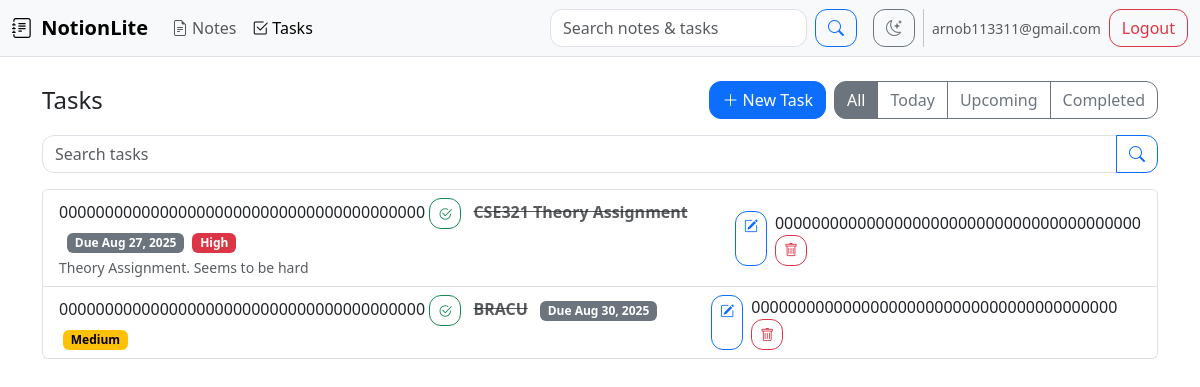
/tasks (signed in), run on an earlier commit of the app's database.
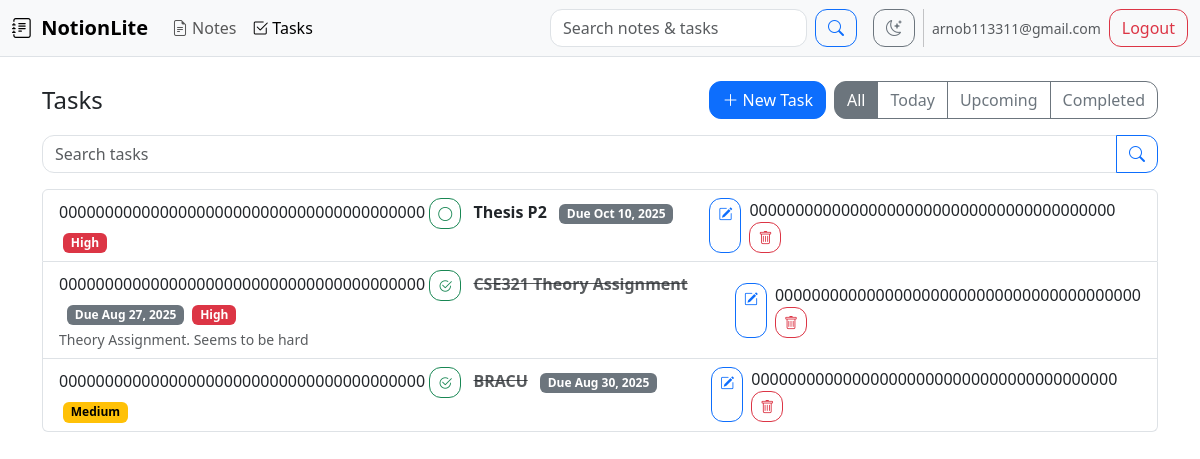
And on a later commit of the database.
### app/models.py (models this page shows, shortened)
class User(UserMixin, db.Model):
    id = db.Column(db.Integer, primary_key=True)
    email = db.Column(db.String(120), unique=True, nullable=False)
    password_hash = db.Column(db.String(256), nullable=False)
    created_at = db.Column(db.DateTime, default=datetime.utcnow)
    notes = db.relationship("Note", backref="user", lazy=True, cascade="all, delete-orphan")
    tasks = db.relationship("Task", backref="user", lazy=True, cascade="all, delete-orphan")

class Task(db.Model):
    id = db.Column(db.Integer, primary_key=True)
    title = db.Column(db.String(2000), nullable=False)
    description = db.Column(db.Text, default="")
    due_date = db.Column(db.Date, nullable=True)
    priority = db.Column(db.String(10), default="medium")  # low | medium | high
    done = db.Column(db.Boolean, default=False)
    created_at = db.Column(db.DateTime, default=datetime.utcnow)
    updated_at = db.Column(db.DateTime, default=datetime.utcnow, onupdate=datetime.utcnow)
    user_id = db.Column(db.Integer, db.ForeignKey("user.id"), nullable=False)

### app/routes.py (the view)
@main_bp.route("/tasks")
@login_required
def tasks():
    q = request.args.get("q","").strip()
    filter_tab = request.args.get("filter","all")
    query = Task.query.filter_by(user_id=current_user.id)
    if q:
        like = f"%{q}%"
        query = query.filter(or_(Task.title.ilike(like), Task.description.ilike(like)))
    if filter_tab == "today":
        query = query.filter(Task.due_date == date.today())
    elif filter_tab == "upcoming":
        query = query.filter(Task.due_date > date.today(), Task.done == False)
    elif filter_tab == "completed":
        query = query.filter(Task.done == True)
    tasks = query.order_by(Task.done.asc(), Task.due_date.asc().nulls_last()).all()
    return render_template("tasks.html", tasks=tasks, q=q, filter_tab=filter_tab)

### app/models.py (called while the page is built)
@login_manager.user_loader
def load_user(user_id):
    return User.query.get(int(user_id))

### app/templates/tasks.html
{% extends "base.html" %}
{% block content %}
<div class="d-flex flex-wrap justify-content-between align-items-center mb-3 gap-2">
  <h4 class="mb-0">Tasks</h4>
  <div class="d-flex gap-2">
    <a class="btn btn-primary" href="{{ url_for('main.task_new') }}"><i class="bi bi-plus-lg"></i> New Task</a>
    <div class="btn-group">
      <a class="btn btn-outline-secondary {% if filter_tab=='all' %}active{% endif %}" href="{{ url_for('main.tasks', filter='all') }}">All</a>
      <a class="btn btn-outline-secondary {% if filter_tab=='today' %}active{% endif %}" href="{{ url_for('main.tasks', filter='today') }}">Today</a>
      <a class="btn btn-outline-secondary {% if filter_tab=='upcoming' %}active{% endif %}" href="{{ url_for('main.tasks', filter='upcoming') }}">Upcoming</a>
      <a class="btn btn-outline-secondary {% if filter_tab=='completed' %}active{% endif %}" href="{{ url_for('main.tasks', filter='completed') }}">Completed</a>
    </div>
  </div>
</div>
<form class="mb-3" method="get">
  <div class="input-group">
    <input type="text" name="q" class="form-control" placeholder="Search tasks" value="{{ q or '' }}">
    <button class="btn btn-outline-primary"><i class="bi bi-search"></i></button>
  </div>
</form>
{% if create or edit %}
  <div class="card shadow-sm">
    <div class="card-body">
      <form method="post">
        {{ form.hidden_tag() }}
        <div class="mb-3">
          {{ form.title.label(class_="form-label") }}
          {{ form.title(class_="form-control", placeholder="Task title") }}
        </div>
        <div class="mb-3">
          {{ form.description.label(class_="form-label") }}
          {{ form.description(class_="form-control", rows=4, placeholder="Description (optional)") }}
        </div>
        <div class="row g-3 mb-3">
          <div class="col-md-4">
            {{ form.due_date.label(class_="form-label") }}
            {{ form.due_date(class_="form-control") }}
          </div>
          <div class="col-md-4">
            {{ form.priority.label(class_="form-label") }}
            {{ form.priority(class_="form-select") }}
          </div>
          <div class="col-md-4 d-flex align-items-end">
            <div class="form-check">
              {{ form.done(class_="form-check-input", id="doneCheck") }}
              <label class="form-check-label" for="doneCheck">Completed</label>
            </div>
          </div>
        </div>
        {{ form.submit(class_="btn btn-primary") }}
        <a href="{{ url_for('main.tasks') }}" class="btn btn-secondary">Cancel</a>
        {% if edit and task %}
        <form class="d-inline float-end" method="post" action="{{ url_for('main.task_delete', task_id=task.id) }}">
          {{ csrf_token() }}
          <button class="btn btn-outline-danger"><i class="bi bi-trash"></i> Delete</button>
        </form>
        {% endif %}
      </form>
    </div>
  </div>
{% else %}
  {% if tasks %}
    <ul class="list-group">
      {% for t in tasks %}
      <li class="list-group-item d-flex align-items-center justify-content-between">
        <div>
          <form class="d-inline" method="post" action="{{ url_for('main.task_toggle', task_id=t.id) }}">
            {{ csrf_token() }}
            <button class="btn btn-sm btn-outline-success me-2" title="Toggle complete">
              {% if t.done %}<i class="bi bi-check2-circle"></i>{% else %}<i class="bi bi-circle"></i>{% endif %}
            </button>
          </form>
          <strong class="{% if t.done %}text-decoration-line-through text-muted{% endif %}">{{ t.title }}</strong>
          {% if t.due_date %}<span class="badge text-bg-secondary ms-2">Due {{ t.due_date.strftime('%b %d, %Y') }}</span>{% endif %}
          <span class="badge text-bg-{{ 'danger' if t.priority=='high' else 'warning' if t.priority=='medium' else 'secondary' }} ms-1">{{ t.priority|capitalize }}</span>
          {% if t.description %}
            <div class="small text-muted mt-1">{{ t.description }}</div>
          {% endif %}
        </div>
        <div class="d-flex gap-2">
          <a class="btn btn-sm btn-outline-primary" href="{{ url_for('main.task_edit', task_id=t.id) }}"><i class="bi bi-pencil-square"></i></a>
          <form method="post" action="{{ url_for('main.task_delete', task_id=t.id) }}">
            {{ csrf_token() }}
            <button class="btn btn-sm btn-outline-danger"><i class="bi bi-trash"></i></button>
          </form>
        </div>
      </li>
      {% endfor %}
    </ul>
  {% else %}
    <div class="text-muted">No tasks found.</div>
  {% endif %}
{% endif %}
{% endblock %}

### app/templates/base.html (shortened to what this page needs)
{% macro active(endpoint) -%}
{{ 'active' if request.endpoint and request.endpoint.startswith(endpoint) else '' }}
{%- endmacro %}
<!doctype html>
<html lang="en" data-bs-theme="light">
  <head>
    <link href="https://cdn.jsdelivr.net/npm/bootstrap@5.3.3/dist/css/bootstrap.min.css" rel="stylesheet">
    <link href="https://cdn.jsdelivr.net/npm/bootstrap-icons@1.11.3/font/bootstrap-icons.css" rel="stylesheet">
    <link rel="stylesheet" href="{{ url_for('static', filename='css/styles.css') }}">
    <link rel="stylesheet" href="https://cdn.jsdelivr.net/simplemde/latest/simplemde.min.css">
  </head>
  <body>
    <nav class="navbar navbar-expand-lg border-bottom sticky-top bg-body-tertiary">
      <div class="container-fluid">
        <a class="navbar-brand fw-bold" href="{{ url_for('main.dashboard') }}">
          <i class="bi bi-journal-text me-1"></i> NotionLite
        </a>
        <div class="collapse navbar-collapse" id="nav">
          <ul class="navbar-nav me-auto mb-2 mb-lg-0">
            <li class="nav-item"><a class="nav-link {{ active('main.notes') }}" href="{{ url_for('main.notes') }}"><i class="bi bi-file-earmark-text me-1"></i>Notes</a></li>
            <li class="nav-item"><a class="nav-link {{ active('main.tasks') }}" href="{{ url_for('main.tasks') }}"><i class="bi bi-check2-square me-1"></i>Tasks</a></li>
          </ul>
          <form class="d-flex me-3" role="search" action="{{ url_for('main.dashboard') }}">
            <input class="form-control me-2" type="search" name="q" placeholder="Search notes & tasks" value="{{ request.args.get('q','') }}">
            <button class="btn btn-outline-primary" type="submit"><i class="bi bi-search"></i></button>
          </form>
          <div class="d-flex align-items-center gap-2">
            <button id="themeToggle" class="btn btn-outline-secondary" title="Toggle theme"><i class="bi bi-moon-stars"></i></button>
            <span class="small text-muted d-none d-md-inline">{{ current_user.email }}</span>
            <a class="btn btn-outline-danger" href="{{ url_for('auth.logout') }}">Logout</a>
          </div>
        </div>
      </div>
    </nav>
    <main class="container py-4">
      {% block content %}{% endblock %}
    </main>
  </body>
</html>

### app/static/styles.css (style rules this page uses)
body { -webkit-font-smoothing: antialiased; -moz-osx-font-smoothing: grayscale; }
.navbar .btn { white-space: nowrap; }
.btn { border-radius: 0.75rem; }
.form-control, .form-select { border-radius: 0.75rem; }

What changed in the data, as far as the page shows it:
added Task: csrf_token "0000000000000000000000000000000000000000", done False (drawn), title "Thesis P2", due_date "Oct 10, 2025", priority "High"
